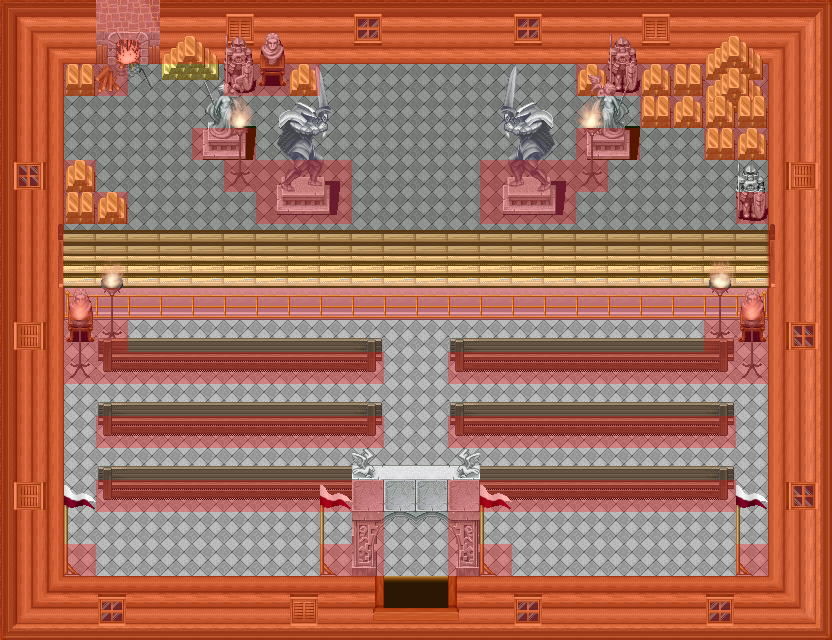

Tiled map render using the project's own tile images. Description and the map definition, with tile-layer contents summarised, below:
An orthogonal 26x20 tile map with 32x32 px tiles, 7 tile layers (0_floor, 1_terrain, 2_object, 3_roof, ...), 1 hidden layer not drawn, 20 tilesets.

<map version="1.0" orientation="orthogonal" renderorder="right-down" width="26" height="20" tilewidth="32" tileheight="32" nextobjectid="1">
 <tileset firstgid="1" name="kafelki_rozne" tilewidth="32" tileheight="32" tilecount="80" columns="16">
  <image source="../../tileset/pol/domki/podloga/kafelki_rozne.png" width="512" height="160" />
 </tileset>
 <tileset firstgid="81" name="int_plazy" tilewidth="32" tileheight="32" tilecount="27" columns="3">
  <image source="../../tileset/pol/waly/int_plazy.png" width="96" height="288" />
 </tileset>
 <tileset firstgid="108" name="barierki_sznurkowe" tilewidth="32" tileheight="32" tilecount="6" columns="3">
  <image source="../../tileset/pol/ogrodzenie/barierki_sznurkowe.png" width="96" height="64" />
 </tileset>
 <tileset firstgid="114" name="schody_drewniane" tilewidth="32" tileheight="32" tilecount="36" columns="6">
  <image source="../../tileset/pol/domki/schody/schody_drewniane.png" width="192" height="192" />
 </tileset>
 <tileset firstgid="150" name="barierki_zlote" tilewidth="32" tileheight="32" tilecount="15" columns="5">
  <image source="../../tileset/pol/ogrodzenie/barierki_zlote.png" width="160" height="96" />
 </tileset>
 <tileset firstgid="165" name="lawka_ciemna" tilewidth="32" tileheight="32" tilecount="12" columns="3">
  <image source="../../tileset/pol/wyposazenie/lawki_krzesla/lawka_ciemna.png" width="96" height="128" />
 </tileset>
 <tileset firstgid="177" name="sztabki_zlota" tilewidth="32" tileheight="32" tilecount="6" columns="2">
  <image source="../../tileset/pol/wyposazenie/sztabki_zlota.png" width="64" height="96" />
 </tileset>
 <tileset firstgid="183" name="wood_fire" tilewidth="32" tileheight="32" tilecount="4" columns="2">
  <image source="../../tileset/pol/wyposazenie/wood_fire.png" width="64" height="64" />
 </tileset>
 <tileset firstgid="187" name="miecze" tilewidth="32" tileheight="32" tilecount="32" columns="8">
  <image source="../../tileset/pol/wyposazenie/miecze.png" width="256" height="128" />
 </tileset>
 <tileset firstgid="219" name="statua_z_mieczem" tilewidth="32" tileheight="32" tilecount="54" columns="6">
  <image source="../../tileset/pol/posagi/statua_z_mieczem.png" width="192" height="288" />
 </tileset>
 <tileset firstgid="273" name="kolumny" tilewidth="32" tileheight="32" tilecount="30" columns="10">
  <image source="../../tileset/pol/posagi/kolumny.png" width="320" height="96" />
 </tileset>
 <tileset firstgid="303" name="statua" tilewidth="32" tileheight="32" tilecount="4" columns="2">
  <image source="../../tileset/pol/posagi/statua.png" width="64" height="64" />
 </tileset>
 <tileset firstgid="307" name="flames_half" tilewidth="32" tileheight="32" tilecount="12" columns="12">
  <image source="../../tileset/pol/oswietlenie/flames_half.png" width="384" height="32" />
 </tileset>
 <tileset firstgid="319" name="door_s" tilewidth="32" tileheight="32" tilecount="6" columns="3">
  <image source="../../tileset/building/door/door_s.png" width="96" height="64" />
 </tileset>
 <tileset firstgid="325" name="protection" tilewidth="32" tileheight="32" tilecount="2" columns="2">
  <image source="../../tileset/logic/protection.png" width="64" height="32" />
 </tileset>
 <tileset firstgid="327" name="collision" tilewidth="32" tileheight="32" tilecount="1" columns="1">
  <image source="../../tileset/logic/collision.png" width="32" height="32" />
 </tileset>
 <tileset firstgid="328" name="flagi" tilewidth="32" tileheight="32" tilecount="36" columns="3">
  <image source="../../tileset/pol/wyposazenie/flagi.png" width="96" height="384" />
 </tileset>
 <tileset firstgid="364" name="iron_lamp" tilewidth="32" tileheight="32" tilecount="3" columns="1">
  <image source="../../tileset/furniture/light/iron_lamp.png" width="32" height="96" />
 </tileset>
 <tileset firstgid="367" name="flames" tilewidth="32" tileheight="32" tilecount="6" columns="6">
  <image source="../../tileset/furniture/light/flames.png" width="192" height="32" />
 </tileset>
 <tileset firstgid="373" name="okna" tilewidth="32" tileheight="32" tilecount="16" columns="8">
  <image source="../../tileset/pol/domki/okna/window_drewno.png" width="256" height="64" />
 </tileset>
 <layer name="0_floor" width="26" height="20">
  <data>[520 cells, 520 non-empty, 7 distinct tile ids]</data>
 </layer>
 <layer name="1_terrain" width="26" height="20">
  <data>[520 cells, 261 non-empty, 33 distinct tile ids]</data>
 </layer>
 <layer name="2_object" width="26" height="20">
  <data>[520 cells, 153 non-empty, 60 distinct tile ids]</data>
 </layer>
 <layer name="3_roof" width="26" height="20">
  <data>[520 cells, 103 non-empty, 43 distinct tile ids]</data>
 </layer>
 <layer name="4_roof_add" width="26" height="20">
  <data>[520 cells, 22 non-empty, 11 distinct tile ids]</data>
 </layer>
 <layer name="objects" width="26" height="20">
  <data>[520 cells, 0 non-empty, 0 distinct tile ids]</data>
 </layer>
 <layer name="collision" width="26" height="20" opacity="0.3">
  <data>[520 cells, 295 non-empty, 1 distinct tile ids]</data>
 </layer>
 <layer name="protection" width="26" height="20" visible="0">
  <data>[520 cells, 176 non-empty, 1 distinct tile ids]</data>
 </layer>
</map>
